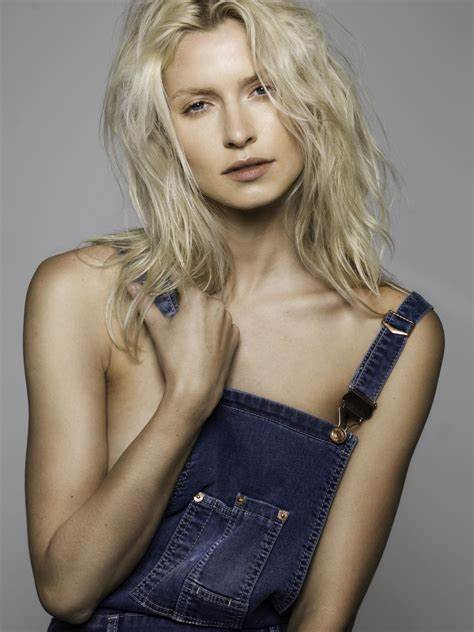
#> input picture lena.jfif, 474 x 632 px
$ python edges.py
#> lines starting #> are read from the running program, lines starting #| are printed output that depends on the picture; after the words box and inside, x2 and y2 are one past the last pixel; in counts of white or black regions, pixels touching at a corner belong together
import cv2

img = cv2.imread('lena.jfif')
#> img is the input picture: shape (632, 474, 3); mean B, G, R 111.6, 121.7, 131.1
img_gray = cv2.cvtColor(img,cv2.COLOR_BGR2GRAY)
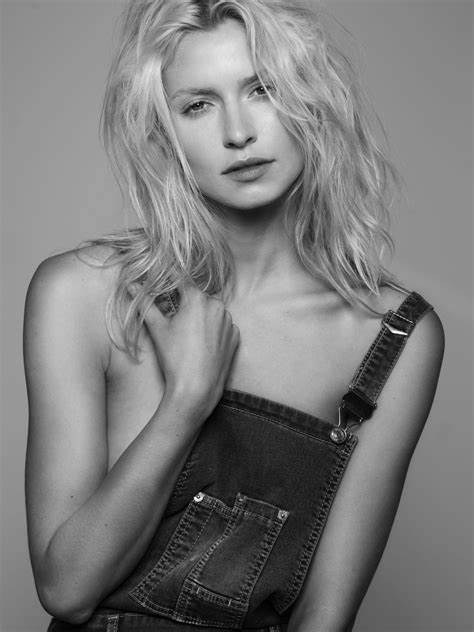
#> img_gray: shape (632, 474); min 0, max 253, mean 123.4
img_sobelx= cv2.Sobel(img_gray,-1,1,0)
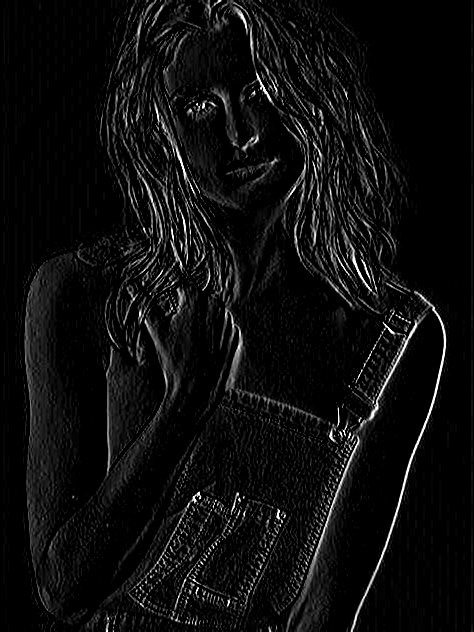
#> img_sobelx: shape (632, 474); min 0, max 255, mean 14
img_sobely= cv2.Sobel(img_gray,-1,0,1)
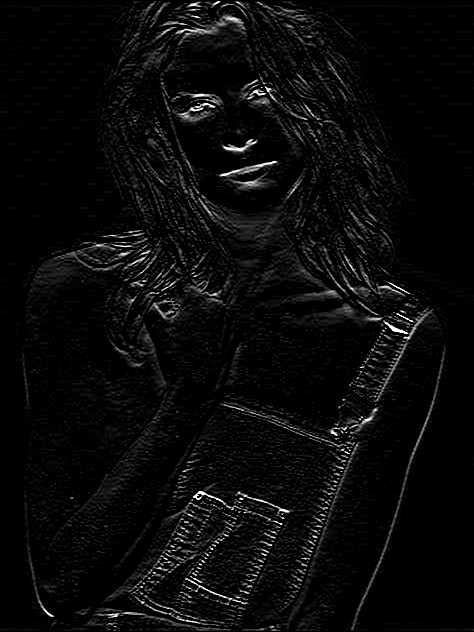
#> img_sobely: shape (632, 474); min 0, max 255, mean 10.1
img_sobel = cv2.addWeighted(img_sobelx,0.5,img_sobely,0.5,0)
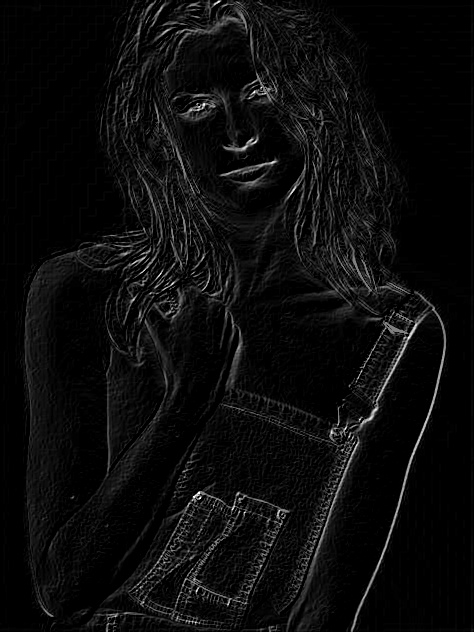
#> img_sobel: shape (632, 474); min 0, max 255, mean 12

img_scharr = cv2.Scharr(img_gray,-1,1,0)
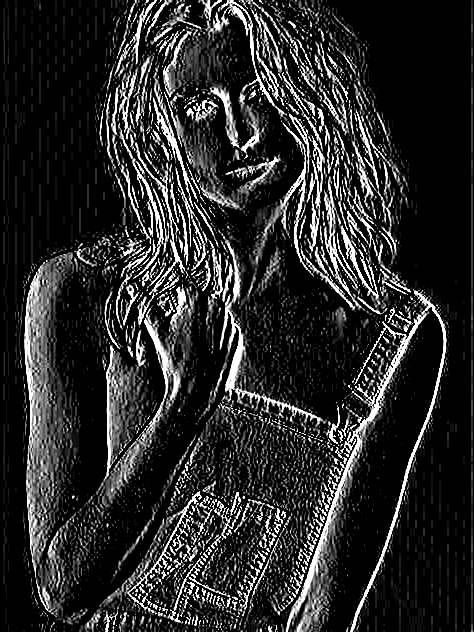
#> img_scharr: shape (632, 474); min 0, max 255, mean 42.8
img_laplacian= cv2.Laplacian(img_gray,-1)
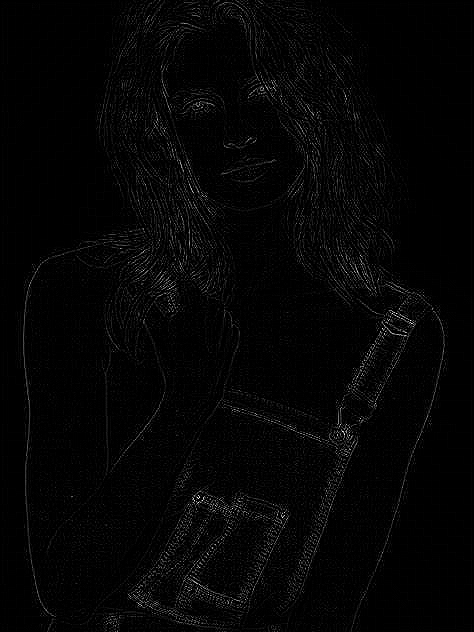
#> img_laplacian: shape (632, 474); min 0, max 255, mean 5
img_canny = cv2.Canny(img_gray,50,100)
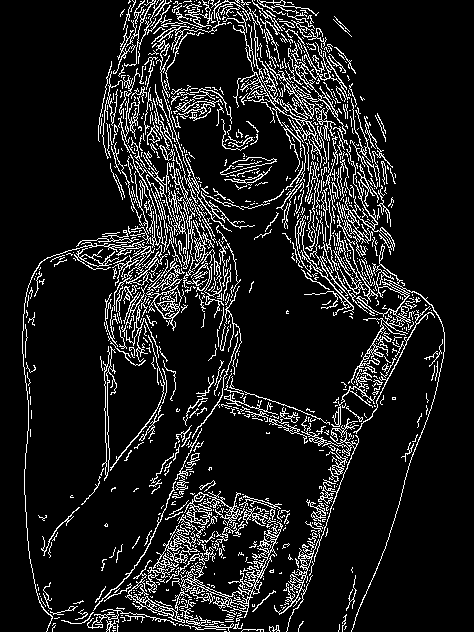
#> img_canny: shape (632, 474); 11.4% white in thin lines or dots, all inside (x1, y1, x2, y2) = (22, 0, 445, 632)


cv2.imshow('Original iamge',img)
cv2.waitKey(0)

cv2.imshow('Gray iamge',img_gray)
cv2.waitKey(0)

cv2.imshow('Sobelx image',img_sobelx)
cv2.waitKey(0)

cv2.imshow('Sobely image',img_sobely)
cv2.waitKey(0)

cv2.imshow('Sobel image',img_sobel)
cv2.waitKey(0)

cv2.imshow('Scharr iamge',img_scharr)
cv2.waitKey(0)

cv2.imshow('Laplacian image',img_laplacian)
cv2.waitKey(0)
cv2.imshow('Canny image',img_canny)

cv2.waitKey(0)
cv2.destroyAllWindows()
